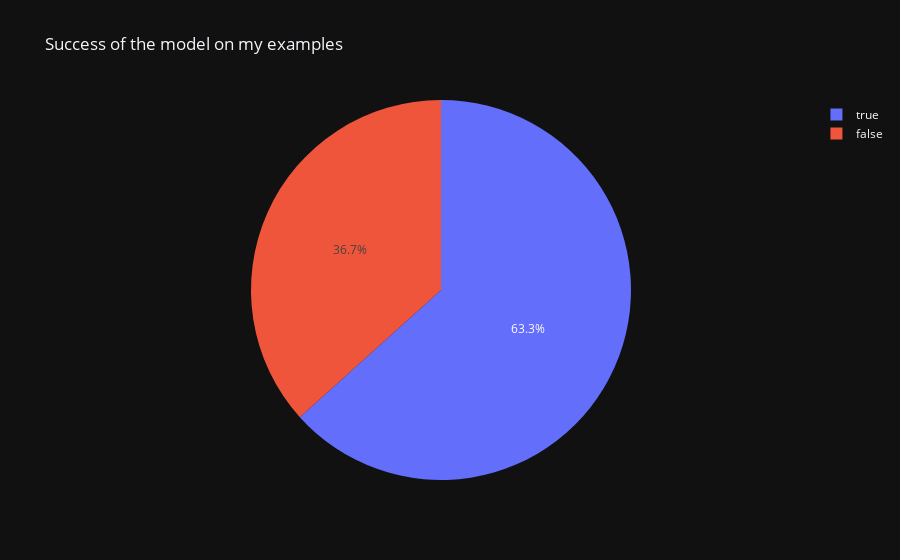

The notebook cell saved with this chart:
### Code cell
import plotly.express as px

fig = px.pie(summary, names='Success', title ='Success of the model on my examples')
fig.show()

### Figure 1 — Plotly figure (JSON) as saved in the notebook; plotly's stock layout.template omitted (floating-point values rounded to 4 significant figures)
{"data": [{"domain": {"x": [0.0, 1.0], "y": [0.0, 1.0]}, "hovertemplate": "Success=%{label}<extra></extra>", "labels": [true, true, true, true, true, true, false, false, true, true, true, false, false, true, false, true, false, true, true, true, false, false, false, true, true, false, true, false, true, true], "legendgroup": "", "name": "", "showlegend": true, "type": "pie"}], "layout": {"legend": {"tracegroupgap": 0}, "title": {"text": "Success of the model on my examples"}}}
